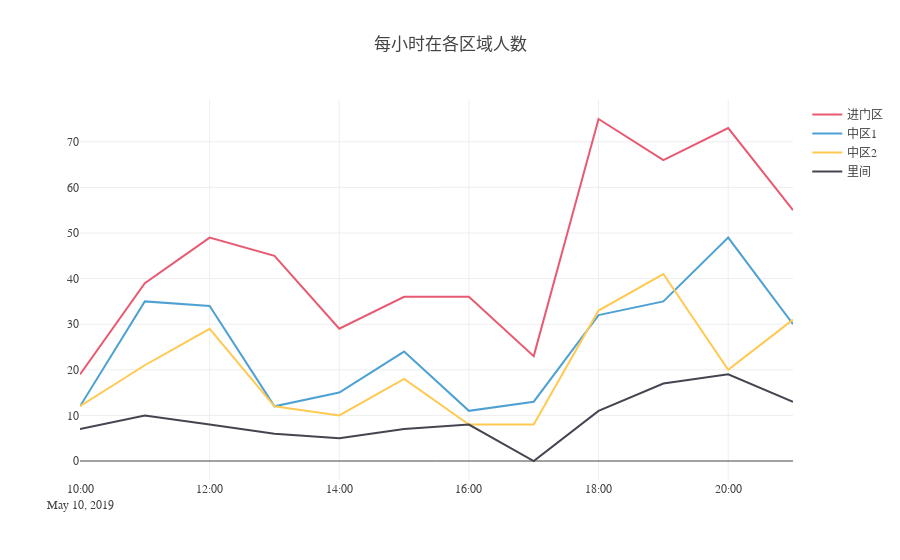

Notebook code for this chart:
### Code cell
# Set the datetime column as the index
track['timestamp'] = pd.to_datetime(track['timestamp'])
track.index = track['timestamp']
# Group the data by month, and take the mean for each group (i.e. each month)
df = track['stay'].groupby(track['from']).resample('H').count()
df = df.reset_index()
df.rename(columns={'stay':'count'}, inplace=True)

trace1 = go.Scatter(
    x=df[df['from'] == '进门区']['timestamp'],
    y=df[df['from'] == '进门区']['count'],
    name='进门区',
    mode = 'lines',
    marker=dict(color='#e85a71')
)
trace2 = go.Scatter(
    x=df[df['from'] == '中区1']['timestamp'],
    y=df[df['from'] == '中区1']['count'],
    name='中区1',
    mode = 'lines',
    marker=dict(color='#4ea1d3')
)
trace3 = go.Scatter(
    x=df[df['from'] == '中区2']['timestamp'],
    y=df[df['from'] == '中区2']['count'],
    name='中区2',
    mode = 'lines',
    marker=dict(color='#ffc952')
)
trace4 = go.Scatter(
    x=df[df['from'] == '里间']['timestamp'],
    y=df[df['from'] == '里间']['count'],
    name='里间',
    mode = 'lines',
    marker=dict(color='#454552')
)

data = [trace1, trace2,trace3,trace4]
layout = go.Layout(
    title="每小时在各区域人数",
    font=dict(family='微软雅黑')
)

fig = go.Figure(data=data, layout=layout)
plotly.offline.iplot(fig)
pio.write_image(fig, '各区人数.jpeg', scale=5, width=600, height = 400)

### Figure 1 — Plotly figure (JSON) as saved in the notebook; plotly's stock layout.template omitted (floating-point values rounded to 4 significant figures)
{"data": [{"marker": {"color": "#e85a71"}, "mode": "lines", "name": "进门区", "type": "scatter", "uid": "b83a95fb-9005-43bb-ab03-2cada0c416a1", "x": ["2019-05-10 10:00:00", "2019-05-10 11:00:00", "2019-05-10 12:00:00", "2019-05-10 13:00:00", "2019-05-10 14:00:00", "2019-05-10 15:00:00", "2019-05-10 16:00:00", "2019-05-10 17:00:00", "2019-05-10 18:00:00", "2019-05-10 19:00:00", "2019-05-10 20:00:00", "2019-05-10 21:00:00"], "y": [19, 39, 49, 45, 29, 36, 36, 23, 75, 66, 73, 55]}, {"marker": {"color": "#4ea1d3"}, "mode": "lines", "name": "中区1", "type": "scatter", "uid": "830a81bc-e1f7-4354-8464-04bd66f189f9", "x": ["2019-05-10 10:00:00", "2019-05-10 11:00:00", "2019-05-10 12:00:00", "2019-05-10 13:00:00", "2019-05-10 14:00:00", "2019-05-10 15:00:00", "2019-05-10 16:00:00", "2019-05-10 17:00:00", "2019-05-10 18:00:00", "2019-05-10 19:00:00", "2019-05-10 20:00:00", "2019-05-10 21:00:00"], "y": [12, 35, 34, 12, 15, 24, 11, 13, 32, 35, 49, 30]}, {"marker": {"color": "#ffc952"}, "mode": "lines", "name": "中区2", "type": "scatter", "uid": "bf39895d-d718-42c8-97f9-54cae5e2eb37", "x": ["2019-05-10 10:00:00", "2019-05-10 11:00:00", "2019-05-10 12:00:00", "2019-05-10 13:00:00", "2019-05-10 14:00:00", "2019-05-10 15:00:00", "2019-05-10 16:00:00", "2019-05-10 17:00:00", "2019-05-10 18:00:00", "2019-05-10 19:00:00", "2019-05-10 20:00:00", "2019-05-10 21:00:00"], "y": [12, 21, 29, 12, 10, 18, 8, 8, 33, 41, 20, 31]}, {"marker": {"color": "#454552"}, "mode": "lines", "name": "里间", "type": "scatter", "uid": "9589b243-fefb-4140-9e52-08fdb3c10cd3", "x": ["2019-05-10 10:00:00", "2019-05-10 11:00:00", "2019-05-10 12:00:00", "2019-05-10 13:00:00", "2019-05-10 14:00:00", "2019-05-10 15:00:00", "2019-05-10 16:00:00", "2019-05-10 17:00:00", "2019-05-10 18:00:00", "2019-05-10 19:00:00", "2019-05-10 20:00:00", "2019-05-10 21:00:00"], "y": [7, 10, 8, 6, 5, 7, 8, 0, 11, 17, 19, 13]}], "layout": {"font": {"family": "微软雅黑"}, "title": {"text": "每小时在各区域人数"}}}
